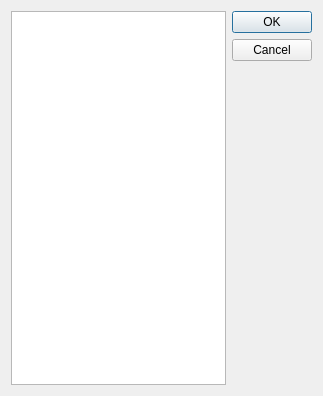
<?xml version="1.0" encoding="UTF-8"?>
<ui version="4.0">
 <class>SelectWoiceDialog</class>
 <widget class="QDialog" name="SelectWoiceDialog">
  <property name="geometry">
   <rect>
    <x>0</x>
    <y>0</y>
    <width>323</width>
    <height>396</height>
   </rect>
  </property>
  <property name="windowTitle">
   <string>Select instrument</string>
  </property>
  <layout class="QHBoxLayout" name="horizontalLayout">
   <item>
    <widget class="QListWidget" name="woiceList"/>
   </item>
   <item>
    <widget class="QDialogButtonBox" name="buttonBox">
     <property name="orientation">
      <enum>Qt::Vertical</enum>
     </property>
     <property name="standardButtons">
      <set>QDialogButtonBox::Cancel|QDialogButtonBox::Ok</set>
     </property>
    </widget>
   </item>
  </layout>
 </widget>
 <resources/>
 <connections>
  <connection>
   <sender>buttonBox</sender>
   <signal>accepted()</signal>
   <receiver>SelectWoiceDialog</receiver>
   <slot>accept()</slot>
   <hints>
    <hint type="sourcelabel">
     <x>248</x>
     <y>254</y>
    </hint>
    <hint type="destinationlabel">
     <x>157</x>
     <y>274</y>
    </hint>
   </hints>
  </connection>
  <connection>
   <sender>buttonBox</sender>
   <signal>rejected()</signal>
   <receiver>SelectWoiceDialog</receiver>
   <slot>reject()</slot>
   <hints>
    <hint type="sourcelabel">
     <x>316</x>
     <y>260</y>
    </hint>
    <hint type="destinationlabel">
     <x>286</x>
     <y>274</y>
    </hint>
   </hints>
  </connection>
 </connections>
</ui>
